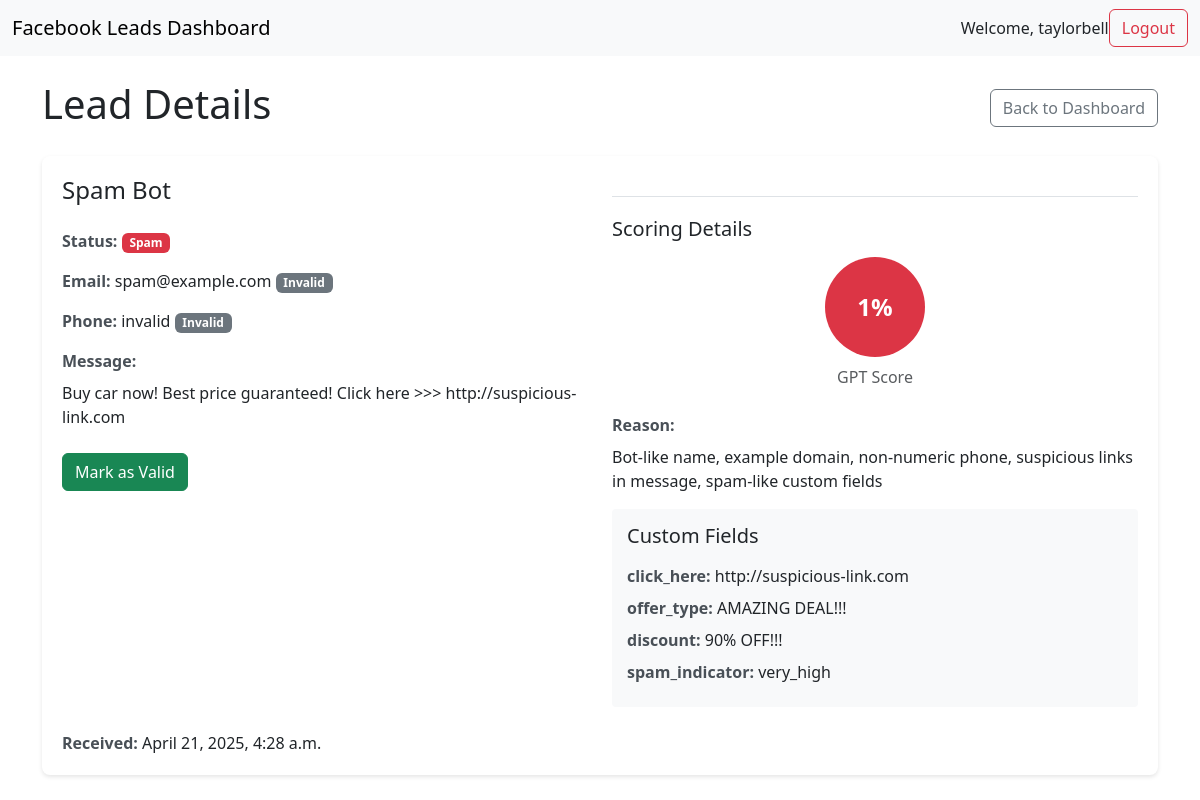
Screenshot of /leads/12/ (signed in) with the database file from the repository.
### leads/models.py (models this page shows, shortened)
class FacebookLead(models.Model):
    user = models.ForeignKey(User, on_delete=models.CASCADE, related_name='leads', null=True, blank=True)
    leadgen_id = models.CharField(max_length=100, unique=True)
    full_name = models.CharField(max_length=255, blank=True)
    email = models.EmailField(blank=True)
    phone = models.CharField(max_length=20, blank=True)
    message = models.TextField(null=True, blank=True)
    custom_fields = models.JSONField(default=dict)
    gpt_score = models.FloatField(default=0.0)
    gpt_reason = models.TextField(blank=True)
    total_score = models.FloatField(default=0.0)
    is_spam = models.BooleanField(default=False)
    is_valid_email = models.BooleanField(default=False)
    is_valid_phone = models.BooleanField(default=False)
    received_at = models.DateTimeField(auto_now_add=True)
    class Meta:
        ordering = ['-received_at']

### leads/views.py (the view)
# urls.py: path('leads/<int:pk>/', views.lead_detail_view, name='lead_detail'),
@login_required
def lead_detail_view(request, pk):
    lead = get_object_or_404(FacebookLead, pk=pk, user=request.user)
    context = {
        'lead': lead,
        'is_spam': lead.is_spam,
        'is_valid_email': lead.is_valid_email,
        'is_valid_phone': lead.is_valid_phone,
    }
    return render(request, 'leads/lead_detail.html', context)

### leads/templates/leads/lead_detail.html (shortened to what this page needs)
<!DOCTYPE html>
<html lang="en">
<head>
    <link href="https://cdn.jsdelivr.net/npm/bootstrap@5.3.0/dist/css/bootstrap.min.css" rel="stylesheet">
</head>
<body>
    <nav class="navbar navbar-expand-lg navbar-light bg-light">
        <div class="container-fluid">
            <a class="navbar-brand" href="{% url 'leads:dashboard' %}">Facebook Leads Dashboard</a>
            <div class="d-flex align-items-center">
                <span class="user-info">Welcome, {{ user.username }}</span>
                <a href="{% url 'leads:logout' %}" class="btn btn-outline-danger">Logout</a>
            </div>
        </div>
    </nav>
    <div class="container py-4">
        <div class="d-flex justify-content-between align-items-center">
            <h1>Lead Details</h1>
            <a href="{% url 'leads:dashboard' %}" class="btn btn-outline-secondary">Back to Dashboard</a>
        </div>
        <div class="detail-card">
            <div class="row">
                <div class="col-md-6">
                    <h2 class="h4 mb-4">{{ lead.full_name }}</h2>
                    <div class="mb-3">
                        <span class="field-label">Status:</span>
                        {% if is_spam %}
                            <span class="badge badge-spam">Spam</span>
                        {% else %}
                            <span class="badge badge-valid">Valid</span>
                        {% endif %}
                    </div>
                    <div class="mb-3">
                        <span class="field-label">Email:</span>
                        <span>{{ lead.email }}</span>
                        {% if is_valid_email %}
                            <span class="badge badge-valid">Valid</span>
                        {% else %}
                            <span class="badge badge-invalid">Invalid</span>
                        {% endif %}
                    </div>
                    <div class="mb-3">
                        <span class="field-label">Phone:</span>
                        <span>{{ lead.phone }}</span>
                        {% if is_valid_phone %}
                            <span class="badge badge-valid">Valid</span>
                        {% else %}
                            <span class="badge badge-invalid">Invalid</span>
                        {% endif %}
                    </div>
                    {% if lead.message %}
                        <div class="mb-3">
                            <span class="field-label">Message:</span>
                            <p class="mt-2">{{ lead.message }}</p>
                        </div>
                    {% endif %}
                    <div class="mt-4">
                        <form method="post" action="{% url 'leads:toggle_lead_spam' lead.pk %}" class="d-inline">
                            <button type="submit" class="btn {% if is_spam %}btn-success{% else %}btn-danger{% endif %}"
                                    onclick="return confirm('Are you sure you want to mark this lead as {% if is_spam %}valid{% else %}spam{% endif %}?')">
                                Mark as {% if is_spam %}Valid{% else %}Spam{% endif %}
                            </button>
                        </form>
                    </div>
                </div>
                <div class="col-md-6">
                    <div class="score-section">
                        <h3 class="h5 mb-3">Scoring Details</h3>
                        <div class="text-center mb-4">
                            <div class="score-circle {% if lead.gpt_score > 0.7 %}score-high{% elif lead.gpt_score > 0.3 %}score-medium{% else %}score-low{% endif %}">
                                {{ lead.gpt_score|floatformat:0 }}%
                            </div>
                            <p class="mt-2 text-muted">GPT Score</p>
                        </div>
                        {% if lead.gpt_reason %}
                            <div class="mb-3">
                                <span class="field-label">Reason:</span>
                                <p class="mt-2">{{ lead.gpt_reason }}</p>
                            </div>
                        {% endif %}
                    </div>
                    {% if lead.custom_fields %}
                        <div class="custom-fields">
                            <h3 class="h5 mb-3">Custom Fields</h3>
                            {% for key, value in lead.custom_fields.items %}
                                <div class="mb-2">
                                    <span class="field-label">{{ key }}:</span>
                                    <span>{{ value }}</span>
                                </div>
                            {% endfor %}
                        </div>
                    {% endif %}
                </div>
            </div>
            <div class="mt-4">
                <span class="field-label">Received:</span>
                <span>{{ lead.received_at|date:"F j, Y, g:i a" }}</span>
            </div>
        </div>
    </div>
</body>
</html>

### leads/templates/leads/lead_detail.html (style rules this page uses)
.detail-card { background-color: white; border-radius: 8px; box-shadow: 0 2px 4px rgba(0,0,0,0.1); padding: 20px; margin-top: 20px; }
.badge-spam { background-color: #dc3545; color: white; }
.badge-invalid { background-color: #6c757d; color: white; }
.field-label { font-weight: 600; color: #495057; }
.custom-fields { background-color: #f8f9fa; padding: 15px; border-radius: 4px; margin-top: 10px; }
.score-section { margin-top: 20px; padding-top: 20px; border-top: 1px solid #dee2e6; }
.score-circle { width: 100px; height: 100px; border-radius: 50%; display: flex; align-items: center; justify-content: center; font-size: 24px; font-weight: bold; margin: 0 auto; }
.score-high { background-color: #dc3545; color: white; }

### rows the page displays
FacebookLead: full_name "Spam Bot", email "spam@example.com", phone "invalid", message "Buy car now! Best price guaranteed! Click here >>> http://suspicious-link.com", gpt_score "1", gpt_reason "Bot-like name, example domain, non-numeric phone, suspicious links in message, spam-like custom fields", received_at "April 21, 2025, 4:28 a.m."

### other values shown
{{ user.username }} "taylorbell"
{{ key }} "click_here" "offer_type" "discount" "spam_indicator"
{{ value }} "http://suspicious-link.com" "AMAZING DEAL!!!" "90% OFF!!!" "very_high"
